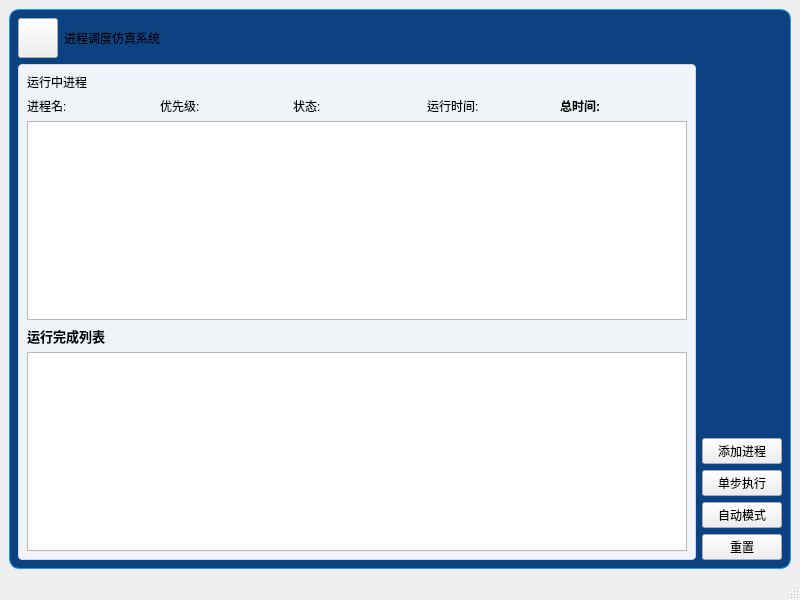
<?xml version="1.0" encoding="UTF-8"?>
<ui version="4.0">
 <class>MainWindow</class>
 <widget class="QMainWindow" name="MainWindow">
  <property name="geometry">
   <rect>
    <x>0</x>
    <y>0</y>
    <width>800</width>
    <height>600</height>
   </rect>
  </property>
  <property name="sizePolicy">
   <sizepolicy hsizetype="Preferred" vsizetype="Preferred">
    <horstretch>0</horstretch>
    <verstretch>0</verstretch>
   </sizepolicy>
  </property>
  <property name="minimumSize">
   <size>
    <width>800</width>
    <height>600</height>
   </size>
  </property>
  <property name="maximumSize">
   <size>
    <width>16777215</width>
    <height>16777215</height>
   </size>
  </property>
  <property name="windowTitle">
   <string>MainWindow</string>
  </property>
  <widget class="QWidget" name="centralwidget">
   <layout class="QHBoxLayout" name="horizontalLayout_4">
    <item>
     <widget class="QWidget" name="widget" native="true">
      <property name="styleSheet">
       <string notr="true">#widget
{
background:rgb(13, 66, 130);
border-radius:10px;
border:1px solid rgb(30,157,255);
}</string>
      </property>
      <layout class="QVBoxLayout" name="verticalLayout_4">
       <item>
        <layout class="QHBoxLayout" name="horizontalLayout">
         <item>
          <widget class="QPushButton" name="Icon">
           <property name="sizePolicy">
            <sizepolicy hsizetype="Minimum" vsizetype="Fixed">
             <horstretch>40</horstretch>
             <verstretch>40</verstretch>
            </sizepolicy>
           </property>
           <property name="minimumSize">
            <size>
             <width>40</width>
             <height>40</height>
            </size>
           </property>
           <property name="maximumSize">
            <size>
             <width>40</width>
             <height>40</height>
            </size>
           </property>
           <property name="text">
            <string/>
           </property>
           <property name="icon">
            <iconset resource=".qrc">
             <normaloff>:/icon/process.png</normaloff>:/icon/process.png</iconset>
           </property>
           <property name="iconSize">
            <size>
             <width>38</width>
             <height>38</height>
            </size>
           </property>
          </widget>
         </item>
         <item>
          <widget class="QLabel" name="Label">
           <property name="text">
            <string>进程调度仿真系统</string>
           </property>
          </widget>
         </item>
        </layout>
       </item>
       <item>
        <layout class="QHBoxLayout" name="horizontalLayout_3">
         <item>
          <layout class="QVBoxLayout" name="verticalLayout_2">
           <item>
            <widget class="QWidget" name="RunningWidget" native="true">
             <property name="styleSheet">
              <string notr="true">#RunningWidget{
    color: #333333;
    font-weight: bold;
    background-color: #F0F4F8;
    border: 1px solid #D1D9E6;
    border-radius: 4px;
    padding: 2px 5px;
}</string>
             </property>
             <layout class="QVBoxLayout" name="verticalLayout">
              <item>
               <widget class="QLabel" name="Title">
                <property name="text">
                 <string>运行中进程</string>
                </property>
               </widget>
              </item>
              <item>
               <layout class="QHBoxLayout" name="horizontalLayout_2">
                <item>
                 <widget class="QLabel" name="Name">
                  <property name="text">
                   <string>进程名:</string>
                  </property>
                 </widget>
                </item>
                <item>
                 <widget class="QLabel" name="Priority">
                  <property name="text">
                   <string>优先级:</string>
                  </property>
                 </widget>
                </item>
                <item>
                 <widget class="QLabel" name="Status">
                  <property name="text">
                   <string>状态:</string>
                  </property>
                 </widget>
                </item>
                <item>
                 <widget class="QLabel" name="Rtime">
                  <property name="text">
                   <string>运行时间:</string>
                  </property>
                 </widget>
                </item>
                <item>
                 <widget class="QLabel" name="Ntime">
                  <property name="font">
                   <font>
                    <bold>true</bold>
                   </font>
                  </property>
                  <property name="text">
                   <string>总时间:</string>
                  </property>
                 </widget>
                </item>
               </layout>
              </item>
              <item>
               <widget class="QListWidget" name="ReadyQueue"/>
              </item>
              <item>
               <widget class="QLabel" name="FinishLabel">
                <property name="font">
                 <font>
                  <pointsize>10</pointsize>
                  <bold>true</bold>
                 </font>
                </property>
                <property name="text">
                 <string>运行完成列表</string>
                </property>
               </widget>
              </item>
              <item>
               <widget class="QTableWidget" name="FinishQueue">
                <property name="maximumSize">
                 <size>
                  <width>16777215</width>
                  <height>16777215</height>
                 </size>
                </property>
               </widget>
              </item>
             </layout>
            </widget>
           </item>
          </layout>
         </item>
         <item>
          <layout class="QVBoxLayout" name="verticalLayout_3">
           <item>
            <spacer name="verticalSpacer">
             <property name="orientation">
              <enum>Qt::Orientation::Vertical</enum>
             </property>
             <property name="sizeHint" stdset="0">
              <size>
               <width>20</width>
               <height>40</height>
              </size>
             </property>
            </spacer>
           </item>
           <item>
            <widget class="QPushButton" name="AddProcessButton">
             <property name="text">
              <string>添加进程</string>
             </property>
            </widget>
           </item>
           <item>
            <widget class="QPushButton" name="SetSingleButton">
             <property name="text">
              <string>单步执行</string>
             </property>
            </widget>
           </item>
           <item>
            <widget class="QPushButton" name="SetAutoButton">
             <property name="text">
              <string>自动模式</string>
             </property>
            </widget>
           </item>
           <item>
            <widget class="QPushButton" name="RestButton">
             <property name="text">
              <string>重置</string>
             </property>
            </widget>
           </item>
          </layout>
         </item>
        </layout>
       </item>
      </layout>
     </widget>
    </item>
   </layout>
  </widget>
  <widget class="QMenuBar" name="menubar">
   <property name="geometry">
    <rect>
     <x>0</x>
     <y>0</y>
     <width>800</width>
     <height>17</height>
    </rect>
   </property>
  </widget>
  <widget class="QStatusBar" name="statusbar"/>
 </widget>
 <resources>
  <include location=".qrc"/>
 </resources>
 <connections/>
</ui>
